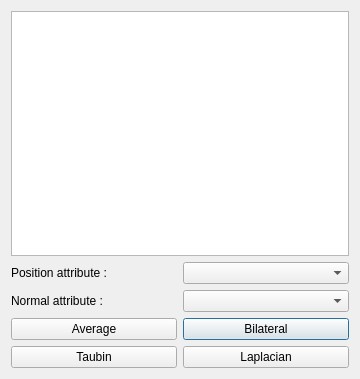
<?xml version="1.0" encoding="UTF-8"?>
<ui version="4.0">
 <exportmacro>PLUGIN_SURFACE_MODELISATION_EXPORT</exportmacro>
 <class>Filtering_Dialog</class>
 <widget class="QDialog" name="Filtering_Dialog">
  <property name="geometry">
   <rect>
    <x>0</x>
    <y>0</y>
    <width>360</width>
    <height>379</height>
   </rect>
  </property>
  <property name="windowTitle">
   <string>Filtering</string>
  </property>
  <layout class="QGridLayout" name="gridLayout">
   <item row="0" column="0">
    <widget class="QListWidget" name="list_maps"/>
   </item>
   <item row="1" column="0">
    <layout class="QHBoxLayout" name="horizontalLayout_2">
     <item>
      <widget class="QLabel" name="label_2">
       <property name="text">
        <string>Position attribute :</string>
       </property>
      </widget>
     </item>
     <item>
      <widget class="QComboBox" name="combo_positionAttribute">
       <property name="sizePolicy">
        <sizepolicy hsizetype="Preferred" vsizetype="Fixed">
         <horstretch>0</horstretch>
         <verstretch>0</verstretch>
        </sizepolicy>
       </property>
      </widget>
     </item>
    </layout>
   </item>
   <item row="2" column="0">
    <layout class="QHBoxLayout" name="horizontalLayout_3">
     <item>
      <widget class="QLabel" name="label_3">
       <property name="text">
        <string>Normal attribute :</string>
       </property>
      </widget>
     </item>
     <item>
      <widget class="QComboBox" name="combo_normalAttribute">
       <property name="sizePolicy">
        <sizepolicy hsizetype="Preferred" vsizetype="Fixed">
         <horstretch>0</horstretch>
         <verstretch>0</verstretch>
        </sizepolicy>
       </property>
      </widget>
     </item>
    </layout>
   </item>
   <item row="3" column="0">
    <layout class="QGridLayout" name="gridLayout_2">
     <item row="2" column="3">
      <widget class="QPushButton" name="button_bilateral">
       <property name="text">
        <string>Bilateral</string>
       </property>
      </widget>
     </item>
     <item row="2" column="2">
      <widget class="QPushButton" name="button_average">
       <property name="text">
        <string>Average</string>
       </property>
      </widget>
     </item>
     <item row="3" column="2">
      <widget class="QPushButton" name="button_taubin">
       <property name="text">
        <string>Taubin</string>
       </property>
      </widget>
     </item>
     <item row="3" column="3">
      <widget class="QPushButton" name="button_laplacian">
       <property name="text">
        <string>Laplacian</string>
       </property>
      </widget>
     </item>
    </layout>
   </item>
  </layout>
  <zorder>list_maps</zorder>
  <zorder>layoutWidget</zorder>
  <zorder>label_2</zorder>
  <zorder></zorder>
 </widget>
 <resources/>
 <connections/>
</ui>
